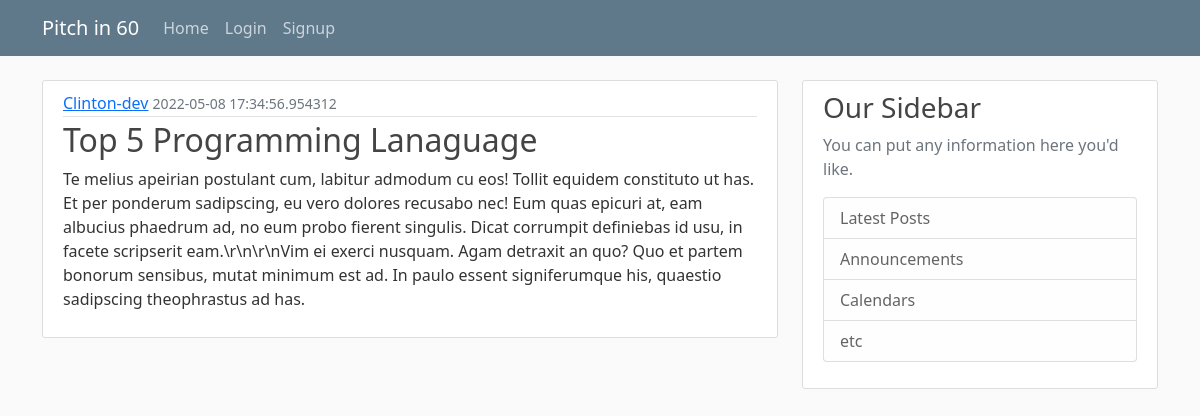
Screenshot of /pitch/7 with the database file from the repository.
### pitch/models.py (models this page shows, shortened)
class User(db.Model, UserMixin):
    id = db.Column(db.Integer, primary_key=True)
    username = db.Column(db.String(20), unique=True, nullable=False)
    email = db.Column(db.String(120), unique=True, nullable=False)
    image_file = db.Column(db.String(20), nullable=False, default='default.png')
    password = db.Column(db.String(60), nullable=False)
    pitches = db.relationship('Pitch', backref='author', lazy=True)

class Pitch(db.Model):
    id = db.Column(db.Integer, primary_key=True)
    title = db.Column(db.String(100), nullable=False)
    date_posted = db.Column(db.DateTime, nullable=False, default=datetime.utcnow)
    content = db.Column(db.Text, nullable=False)
    user_id = db.Column(db.Integer, db.ForeignKey('user.id'), nullable=False)

### pitch/routes.py (the view)
@app.route("/pitch/<int:pitch_id>")
def pitch(pitch_id):
    pitch = Pitch.query.get(pitch_id)
    return render_template("pitch.html", title="New pitch", pitch = pitch)

### pitch/templates/pitch.html (shortened to what this page needs)
{% extends "layout.html" %}
{% block content %}
        <article class="media content-section">
          <div class="media-body">
            <div class="article-metadata">
              <a class="mr-2" href="#">{{ pitch.author.username }}</a>
              <small class="text-muted">{{ pitch.date_posted }}</small>
            </div>
            <h2>{{ pitch.title}}</h2>
            <p class="article-content">{{ pitch.content }}</p>
          </div>
        </article>
{% endblock content%}

### pitch/static/styles.css (style rules this page uses)
body { background: #fafafa; color: #333333; margin-top: 5rem; }
h1, h2, h3, h4, h5, h6 { color: #444444; }
.content-section { background: #ffffff; padding: 10px 20px; border: 1px solid #dddddd; border-radius: 3px; margin-bottom: 20px; }
.article-content { white-space: pre-line; }
.article-metadata { padding-bottom: 1px; margin-bottom: 4px; border-bottom: 1px solid #e3e3e3 }

### rows the page displays
User: author.username "Clinton-dev"
Pitch: date_posted "2022-05-08 17:34:56.954312", title "Top 5 Programming Lanaguage", content "Te melius apeirian postulant cum, labitur admodum cu eos! Tollit equidem constituto ut has. Et per ponderum sadipscing, eu vero dolores recusabo nec! Eum quas epicuri at, eam albucius phaedrum ad, no eum probo fierent singulis. Dicat corrumpit definiebas id usu, in facete scripserit eam.\\r\\n\\r\\nVim ei exerci nusquam. Agam detraxit an quo? Quo et partem bonorum sensibus, mutat minimum est ad. In paulo essent signiferumque his, quaestio sadipscing theophrastus ad has."
